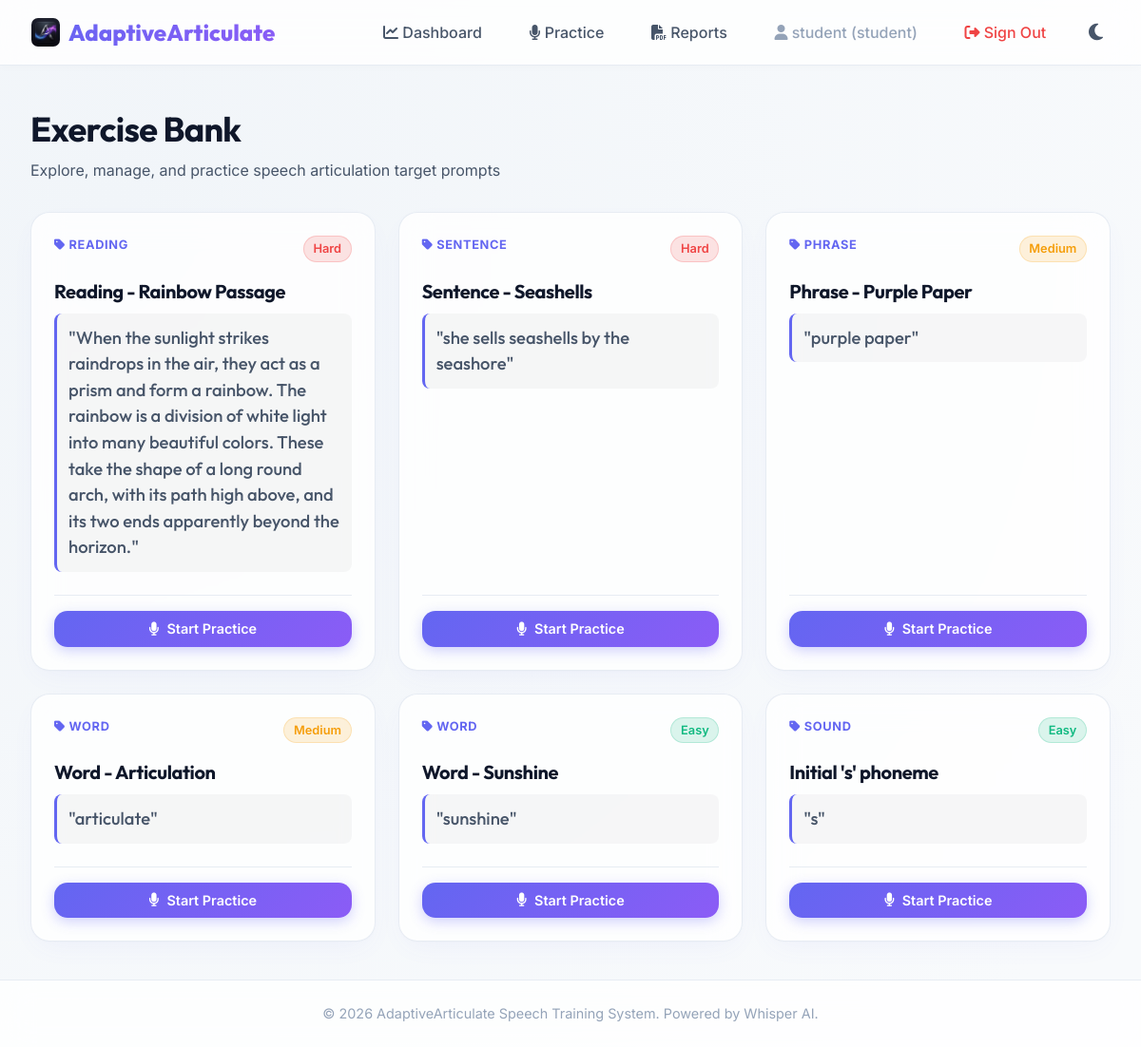
Screenshot of /exercises/ (signed in) with the database file from the repository.
### app/models/user.py (models this page shows, shortened)
class User(UserMixin, db.Model):  # type: ignore[name-defined]
    __tablename__ = "users"
    id = db.Column(db.Integer, primary_key=True)
    email = db.Column(db.String(120), unique=True, nullable=False, index=True)
    password_hash = db.Column(db.String(255), nullable=False)
    role = db.Column(
        db.String(20), nullable=False, default="student"
    )  # student, therapist, supervisor, admin
    is_verified = db.Column(db.Boolean, default=False, nullable=False)
    is_active = db.Column(db.Boolean, default=True, nullable=False)
    created_at = db.Column(db.DateTime, default=datetime.utcnow, nullable=False)
    last_login = db.Column(db.DateTime, nullable=True)

### app/models/exercise.py (models this page shows, shortened)
class Exercise(db.Model):  # type: ignore[name-defined]
    __tablename__ = "exercises"
    id = db.Column(db.Integer, primary_key=True)
    title = db.Column(db.String(100), nullable=False)
    type = db.Column(
        db.String(50), nullable=False, index=True
    )  # sound, word, phrase, sentence, reading
    difficulty = db.Column(db.String(20), nullable=False)  # easy, medium, hard
    prompt_text = db.Column(db.Text, nullable=False)
    reference_audio_path = db.Column(db.String(255), nullable=True)
    created_at = db.Column(db.DateTime, default=datetime.utcnow)
    attempts = db.relationship("ExerciseAttempt", backref="exercise", cascade="all, delete-orphan")
    recommendations = db.relationship(
        "Recommendation", backref="exercise", cascade="all, delete-orphan"
    )

### app/exercises/routes.py (the view)
@exercises_bp.route("/")
@login_required
def index() -> Any:
    exercises = exercise_service.get_all_exercises()
    return render_template("exercises/list.html", exercises=exercises)

### app/services/exercise_service.py (called while the page is built)
    def get_all_exercises(self) -> List[Exercise]:
        return Exercise.query.order_by(Exercise.created_at.desc()).all()  # type: ignore[no-any-return]

### app/services/user_service.py (called while the page is built)
    def get_user_by_id(self, user_id: int) -> Optional[User]:
        return db.session.get(User, user_id)

### app/templates/exercises/list.html (shortened to what this page needs)
{% extends "base.html" %}
{% block content %}
<div style="display: flex; justify-content: space-between; align-items: center; margin-bottom: 2rem;">
    <div>
        <h1 style="font-size: 2.25rem;">Exercise Bank</h1>
        <p style="color: var(--text-secondary); margin-top: 0.25rem;">Explore, manage, and practice speech articulation target prompts</p>
    </div>
</div>
<div style="display: grid; grid-template-columns: repeat(auto-fill, minmax(340px, 1fr)); gap: 1.5rem;">
    {% if exercises %}
        {% for exercise in exercises %}
            <div class="card" style="display: flex; flex-direction: column; justify-content: space-between; min-height: 240px; padding: 1.5rem;">
                <div>
                    <div style="display: flex; justify-content: space-between; align-items: flex-start; margin-bottom: 1rem;">
                        <span style="font-size: 0.8rem; font-weight: 700; text-transform: uppercase; letter-spacing: 0.05em; color: var(--primary);">
                            <i class="fa-solid fa-tag"></i> {{ exercise.type }}
                        </span>
                        {% if exercise.difficulty == 'easy' %}
                            <span style="background: rgba(16, 185, 129, 0.15); color: var(--success); font-size: 0.8rem; font-weight: 600; padding: 0.2rem 0.6rem; border-radius: 20px; border: 1px solid rgba(16, 185, 129, 0.2);">
                                Easy
                            </span>
                        {% elif exercise.difficulty == 'medium' %}
                            <span style="background: rgba(245, 158, 11, 0.15); color: var(--warning); font-size: 0.8rem; font-weight: 600; padding: 0.2rem 0.6rem; border-radius: 20px; border: 1px solid rgba(245, 158, 11, 0.2);">
                                Medium
                            </span>
                        {% else %}
                            <span style="background: rgba(239, 68, 68, 0.15); color: var(--danger); font-size: 0.8rem; font-weight: 600; padding: 0.2rem 0.6rem; border-radius: 20px; border: 1px solid rgba(239, 68, 68, 0.2);">
                                Hard
                            </span>
                        {% endif %}
                    </div>
                    <h3 style="font-size: 1.25rem; margin-bottom: 0.5rem; color: var(--text-primary);">{{ exercise.title }}</h3>
                    <p style="font-family: 'Outfit', sans-serif; font-size: 1.15rem; font-weight: 500; color: var(--text-secondary); background: rgba(0, 0, 0, 0.03); padding: 0.75rem; border-radius: var(--radius-sm); border-left: 3px solid var(--primary); margin-bottom: 1.5rem;">
                        "{{ exercise.prompt_text }}"
                    </p>
                </div>
                <div style="display: flex; gap: 0.75rem; align-items: center; border-top: 1px solid var(--border-color); padding-top: 1rem; margin-top: auto;">
                    {% if current_user.role == 'student' %}
                        <a href="{{ url_for('exercises.practice', exercise_id=exercise.id) }}" class="btn btn-primary btn-block" style="padding: 0.5rem 1rem; font-size: 0.9rem;">
                            <i class="fa-solid fa-microphone"></i> Start Practice
                        </a>
                    {% endif %}
                </div>
            </div>
        {% endfor %}
    {% endif %}
</div>
{% endblock %}

### app/templates/base.html (shortened to what this page needs)
<!DOCTYPE html>
<html lang="en">
<head>
    <link rel="stylesheet" href="{{ url_for('static', filename='css/style.css') }}">
    <link rel="stylesheet" href="https://cdn.jsdelivr.net/npm/@fortawesome/fontawesome-free@6.5.2/css/all.min.css">
</head>
<body>
    <nav class="navbar" id="navbar">
        <a href="{{ url_for('users.dashboard_gate') }}" class="nav-brand">
            <img src="{{ url_for('static', filename='img/logo_icon.png') }}" alt="Logo" class="brand-logo-icon"> AdaptiveArticulate
        </a>
        <ul class="nav-links">
            {% if current_user.is_authenticated %}
                <li>
                    <a href="{{ url_for('users.dashboard_gate') }}" class="nav-link">
                        <i class="fa-solid fa-chart-line"></i> Dashboard
                    </a>
                </li>
                {% if current_user.role == 'student' %}
                    <li>
                        <a href="{{ url_for('exercises.index') }}" class="nav-link">
                            <i class="fa-solid fa-microphone"></i> Practice
                        </a>
                    </li>
                {% elif current_user.role in ['therapist', 'admin'] %}
                    <li>
                        <a href="{{ url_for('exercises.index') }}" class="nav-link">
                            <i class="fa-solid fa-book-open"></i> Exercises
                        </a>
                    </li>
                {% endif %}
                <li>
                    <a href="{{ url_for('reports.download') }}" class="nav-link">
                        <i class="fa-solid fa-file-pdf"></i> Reports
                    </a>
                </li>
                <li>
                    <span class="nav-link" style="color: var(--text-muted);">
                        <i class="fa-solid fa-user"></i> {{ current_user.email.split('@')[0] }} ({{ current_user.role }})
                    </span>
                </li>
                <li>
                    <a href="{{ url_for('auth.logout') }}" class="nav-link" style="color: var(--danger);">
                        <i class="fa-solid fa-right-from-bracket"></i> Sign Out
                    </a>
                </li>
            {% endif %}
            <li>
                <button class="theme-toggle-btn" id="theme-toggle" aria-label="Toggle dark mode">
                    <i class="fa-solid fa-moon" id="theme-icon"></i>
                </button>
            </li>
        </ul>
    </nav>
    <main class="main-content">
        {% block content %}{% endblock %}
    </main>
    <footer class="footer">
        <p>&copy; 2026 AdaptiveArticulate Speech Training System. Powered by Whisper AI.</p>
    </footer>
</body>
</html>

### app/static/css/style.css (style rules this page uses)
:root { --bg-primary: #f8fafc; --bg-secondary: #f1f5f9; --bg-card: rgba(255, 255, 255, 0.8); --border-color: rgba(226, 232, 240, 0.8); --text-primary: #0f172a; --text-secondary: #475569; --text-muted: #94a3b8; --primary: #6366f1; --primary-hover: #4f46e5; --secondary: #8b5cf6; --secondary-hover: #7c3aed; --success: #10b981; --warning: #f59e0b; --danger: #ef4444; --info: #06b6d4; --card-shadow: 0 10px 30px -10px rgba(99, 102, 241, 0.08), 0 1px 3px rgba(0, 0, 0, 0.02); --btn-shadow: 0 4px 14px 0 rgba(99, 102, 241, 0.3); --radius-sm: 8px; --radius-md: 14px; --radius-lg: 20px; --backdrop-blur: 16px; --transition-speed: 0.3s; }
* { box-sizing: border-box; margin: 0; padding: 0; }
body { font-family: 'Inter', -apple-system, BlinkMacSystemFont, "Segoe UI", Roboto, sans-serif; background: radial-gradient(circle at 10% 20%, var(--bg-secondary) 0%, var(--bg-primary) 90%); color: var(--text-primary); min-height: 100vh; display: flex; flex-direction: column; overflow-x: hidden; transition: background var(--transition-speed) ease, color var(--transition-speed) ease; line-height: 1.5; }
h1, h2, h3, h4, h5, h6 { font-family: 'Outfit', sans-serif; font-weight: 700; color: var(--text-primary); letter-spacing: -0.02em; }
a { color: var(--primary); text-decoration: none; transition: color var(--transition-speed) ease; }
.navbar { background: var(--bg-card); backdrop-filter: blur(var(--backdrop-blur)); -webkit-backdrop-filter: blur(var(--backdrop-blur)); border-bottom: 1px solid var(--border-color); padding: 1rem 2rem; position: sticky; top: 0; z-index: 100; display: flex; justify-content: space-between; align-items: center; box-shadow: 0 2px 10px rgba(0, 0, 0, 0.02); }
.nav-brand { font-family: 'Outfit', sans-serif; font-size: 1.5rem; font-weight: 800; background: linear-gradient(135deg, var(--primary) 0%, var(--secondary) 100%); -webkit-background-clip: text; -webkit-text-fill-color: transparent; display: flex; align-items: center; gap: 0.5rem; }
.brand-logo-icon { height: 32px; width: 32px; border-radius: 8px; object-fit: cover; border: 1px solid rgba(255, 255, 255, 0.1); }
.nav-links { display: flex; gap: 1.5rem; align-items: center; list-style: none; }
.nav-link { font-weight: 500; color: var(--text-secondary); padding: 0.5rem 0.8rem; border-radius: var(--radius-sm); transition: all var(--transition-speed) ease; }
.main-content { flex: 1; width: 100%; max-width: 1280px; margin: 0 auto; padding: 2.5rem 2rem; }
.footer { background: var(--bg-card); backdrop-filter: blur(var(--backdrop-blur)); -webkit-backdrop-filter: blur(var(--backdrop-blur)); border-top: 1px solid var(--border-color); padding: 1.5rem 2rem; text-align: center; color: var(--text-muted); font-size: 0.9rem; margin-top: auto; }
.card { background: var(--bg-card); backdrop-filter: blur(var(--backdrop-blur)); -webkit-backdrop-filter: blur(var(--backdrop-blur)); border: 1px solid var(--border-color); border-radius: var(--radius-lg); padding: 2rem; box-shadow: var(--card-shadow); transition: transform var(--transition-speed) cubic-bezier(0.16, 1, 0.3, 1), box-shadow var(--transition-speed) ease; animation: fadeInUp 0.6s cubic-bezier(0.16, 1, 0.3, 1) forwards; }
.btn { display: inline-flex; align-items: center; justify-content: center; gap: 0.5rem; padding: 0.75rem 1.5rem; border-radius: var(--radius-md); font-weight: 600; font-size: 1rem; cursor: pointer; transition: all var(--transition-speed) cubic-bezier(0.16, 1, 0.3, 1); border: none; text-align: center; }
.btn-primary { background: linear-gradient(135deg, var(--primary) 0%, var(--secondary) 100%); color: white; box-shadow: var(--btn-shadow); }
.btn-block { width: 100%; }
.theme-toggle-btn { background: transparent; border: none; color: var(--text-secondary); font-size: 1.25rem; cursor: pointer; padding: 0.5rem; border-radius: 50%; display: flex; align-items: center; justify-content: center; transition: background var(--transition-speed) ease, color var(--transition-speed) ease; }

### rows the page displays
User: email "student", role "student"
Exercise: type "READING", difficulty "Hard", title "Reading - Rainbow Passage", prompt_text "When the sunlight strikes raindrops in the air, they act as a prism and form a rainbow. The rainbow is a division of white light into many beautiful colors. These take the shape of a long round arch, with its path high above, and its two ends apparently beyond the horizon."
Exercise: type "SENTENCE", difficulty "Hard", title "Sentence - Seashells", prompt_text "she sells seashells by the seashore"
Exercise: type "PHRASE", difficulty "Medium", title "Phrase - Purple Paper", prompt_text "purple paper"
Exercise: type "WORD", difficulty "Medium", title "Word - Articulation", prompt_text "articulate"
Exercise: type "WORD", difficulty "Easy", title "Word - Sunshine", prompt_text "sunshine"
Exercise: type "SOUND", difficulty "Easy", title "Initial 's' phoneme", prompt_text "s"
